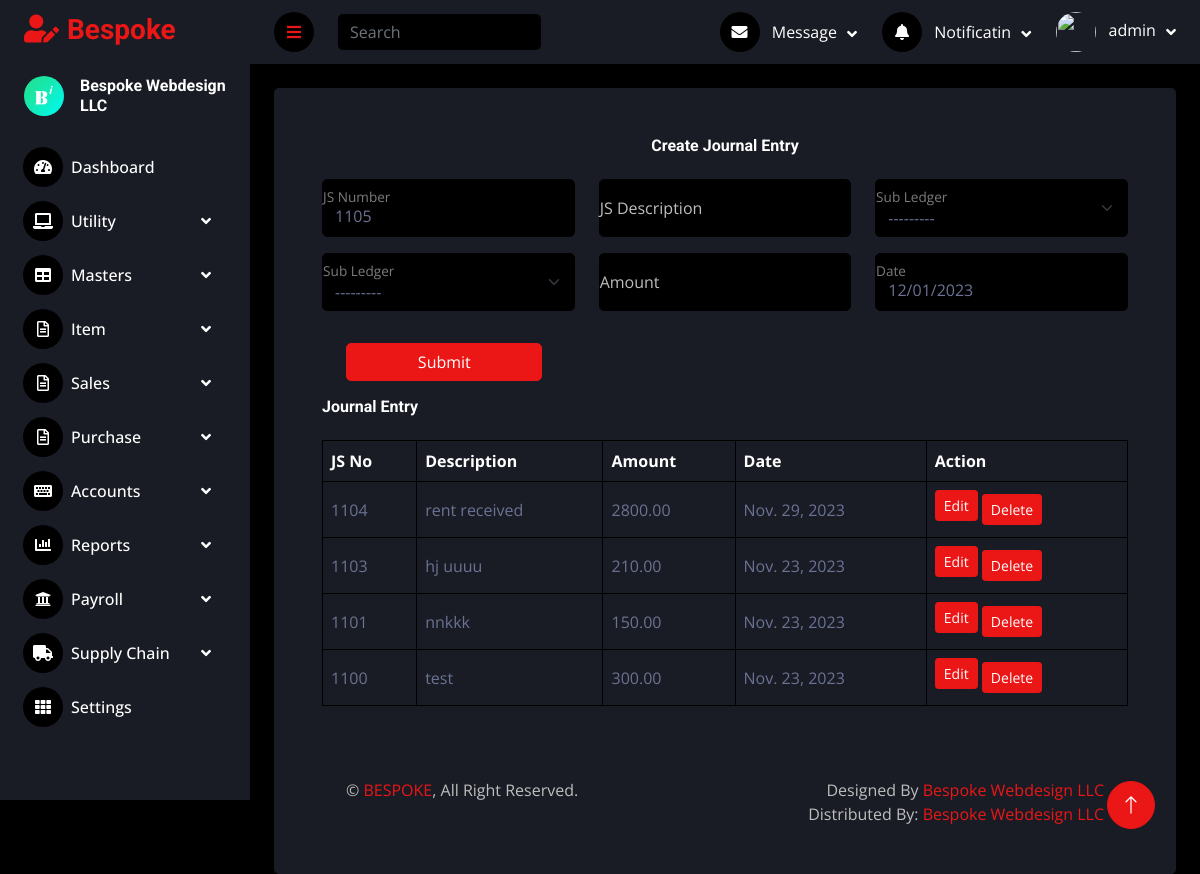
/accounting/journal_entry/view_all (signed in), run on the app's committed database.
### company/models.py (models this page shows, shortened)
class Company(models.Model):
    name=models.CharField(max_length=70, null=False, blank=False)
    address=models.CharField(max_length=70, null=False, blank=False)
    phone=models.CharField(max_length=70, null=False, blank=False)
    trn_number=models.CharField(max_length=70, null=False, blank=False)
    letter_header = models.ImageField(null=True,blank=True)
    letter_footer = models.ImageField(null=True,blank=True)
    logo = models.ImageField(null=True,blank=True)

### accounting/models.py (models this page shows, shortened)
class Daybook(models.Model):
    company=models.ForeignKey(Company,on_delete=models.PROTECT)
    user=models.ForeignKey(User,on_delete=models.PROTECT)
    js_number=models.IntegerField()
    js_date=models.DateField(default=datetime.date.today)
    js_description=models.CharField(max_length=200)
    manual_voucher_no=models.CharField(max_length=200,null=True,blank=True)
    if_manual_entry=models.BooleanField(default=False)
    credit_sl=models.ForeignKey(SubLedger,on_delete=models.PROTECT,related_name="credit")
    debit_sl=models.ForeignKey(SubLedger,on_delete=models.PROTECT,related_name="debit")
    js_amount=models.DecimalField(decimal_places=2, max_digits=15)
    if_multiple_journal=models.BooleanField(default=False)
    ref_number=models.IntegerField(null=True,blank=True)
    multiple_journal_no=models.IntegerField(null=True,blank=True)
    employee=models.ForeignKey(Employee,on_delete=models.PROTECT,null=True,blank=True)
    transaction_type=models.CharField(max_length=10,blank=True,null=True)
    bank_book_no=models.IntegerField(null=True,blank=True)
    created_time=models.DateTimeField(auto_now_add=True)

### accounting/views.py (the view, shortened to what this page needs)
# urls.py: path('journal_entry/view_all', views.journalEntry, name='journal_entry_all'),
def journalEntry(request):
    context={}
    company=getLoginCompany(request.user)
    cash_book = Daybook.objects.filter(company=company).order_by('-id')
    journalForm=JournalEntryForm
    context['jeForm']=journalForm
    context['cash_book']=cash_book
    context['je_no'] = Daybook.objects.filter(company=company).aggregate(Max('js_number'))['js_number__max']
    if not context['je_no']:
        context['je_no'] = 1100
    else:
        context['je_no'] += 1
    return render(request,'journalEntry/index.html',context)

### accounting/templates/journalEntry/index.html (shortened to what this page needs)
{% extends 'base.html' %}
{% load static %}
{% block content %}
<div class="container-fluid pt-4 px-4">
    <div class="bg-secondary text-center rounded p-4">
        <div class="col-sm-12 col-xl-12">
            <div class="bg-secondary rounded h-100 p-4">
                <h6 class="mb-4">Create Journal Entry</h6>
                <form method="post">
                    <div class="row">
                        <div class="form-floating mb-3 col-md-4">
                            <input type="number" value="{{je_no}}" class="form-control" placeholder="Receipt Number"
                                readonly>
                            <label for="floatingInput">JS Number</label>
                        </div>
                        <div class="form-floating mb-3 col-md-4">
                            {{jeForm.js_description}}
                            <label for="floatingInput">JS Description</label>
                        </div>
                        <div class="form-floating mb-3 col-md-4">
                            {{jeForm.credit_sl}}
                            <label for="floatingInput">Sub Ledger</label>
                        </div>
                        <div class="form-floating mb-3 col-md-4">
                            {{jeForm.debit_sl}}
                            <label for="floatingInput">Sub Ledger</label>
                        </div>
                        <div class="form-floating mb-3 col-md-4">
                            {{jeForm.js_amount}}
                            <label for="floatingInput">Amount</label>
                        </div>
                        <div class="form-floating mb-3 col-md-4">
                            {{jeForm.js_date}}
                            <label for="floatingInput">Date</label>
                        </div>
                        <div class="row">
                            <div class="mb-3 mt-3 col-md-4">
                                <button type="submit" class="btn btn-primary full-width">Submit</button>
                            </div>
                        </div>
                    </div>
                </form>
                {% if je_no %}
                <div class="d-flex align-items-center justify-content-between mb-4">
                    <h6 class="mb-0">Journal Entry</h6>
                </div>
                <div class="table-responsive">
                    <table class="table text-start align-middle table-bordered table-hover mb-0">
                        <thead>
                            <tr class="text-white">
                                <th scope="col">JS No</th>
                                <th scope="col">Description</th>
                                <th scope="col">Amount</th>
                                <th scope="col">Date</th>
                                <th scope="col">Action</th>
                            </tr>
                        </thead>
                        <tbody>
                            {% if cash_book %}
                            {% for je in cash_book %}
                            <tr>
                                <td>{{je.js_number}}</td>
                                <td>{{je.js_description}}</td>
                                <td>{{je.js_amount}}</td>
                                <td>{{je.js_date}}</td>
                                <td><a class="btn btn-sm btn-primary mr-2 mb-2"
                                    href="{% url 'accounting:je_edit' pk=je.pk %}">Edit</a>
                                    <a class="btn btn-sm btn-primary" href="{% url 'accounting:je_delete' pk=je.pk %}"
                                    onclick="return confirm('Are you sure you want to delete this Journal Entry?');">Delete</a>
                            </td>
                            </tr>
                            {% endfor %}
                            {% else %}
                            <tr>
                                <td colspan="9"><strong>Currently No Journal Entry Created..!</strong></td>
                            </tr>
                            {% endif %}
                        </tbody>
                    </table>
                </div>
                {% endif %}
            </div>
        </div>
        {% endblock %}

### templates/base.html (shortened to what this page needs)
{% load static %}
<!DOCTYPE html>
<html lang="en">
<head>
    <link href="{% static 'cdn/cdnjs.cloudflare.com/ajax/libs/font-awesome/5.10.0/css/all.min.css' %}" rel="stylesheet">
    <link href="{% static 'cdn/cdn.jsdelivr.net/npm/bootstrap-icons%401.4.1/font/bootstrap-icons.css' %}"
        rel="stylesheet">
    <link href="{% static 'lib/owlcarousel/assets/owl.carousel.min.css' %}" rel="stylesheet">
    <link href="{% static 'lib/tempusdominus/css/tempusdominus-bootstrap-4.min.css' %}" rel="stylesheet" />
    <link href="{% static 'css/bootstrap.min.css' %}" rel="stylesheet">
    <link href="{% static 'css/style.css' %}" rel="stylesheet">
    <link rel="stylesheet" href="{% static 'datatable/datatables.min.css' %}">
    <link rel="stylesheet" href="https://cdn.datatables.net/responsive/2.2.9/css/responsive.dataTables.min.css">
</head>
<body>
    <div class="container-fluid position-relative d-flex p-0">
        <div class="sidebar pe-4 pb-3">
            <nav class="navbar bg-secondary navbar-dark">
                <a href="{% url 'dashboard:index' %}" class="navbar-brand mx-4 mb-3">
                    <h3 class="text-primary"><i class="fa fa-user-edit me-2"></i>Bespoke</h3>
                </a>
                <div class="d-flex align-items-center ms-4 mb-4">
                    <div class="position-relative">
                        <img class="rounded-circle" src="{{company.logo.url}}" alt=""
                            style="width: 40px; height: 40px;">
                    </div>
                    <div class="ms-3">
                        <h6 class="mb-0">{{company.name}}</h6>
                    </div>
                </div>
                <div class="navbar-nav w-100">
                    <a href="{% url 'dashboard:index' %}"
                        {% if request.resolver_match.url_name == 'index' %}class="nav-item nav-link active"
                        {% else %}class="nav-item nav-link" {% endif %}><i
                            class="fa fa-tachometer-alt me-2"></i>Dashboard</a>
                    <div class="nav-item dropdown">
                        <a href="#" class="nav-link dropdown-toggle" data-bs-toggle="dropdown"><i
                                class="fa fa-laptop me-2"></i>Utility</a>
                    </div>
                    <div class="nav-item dropdown">
                        <a href="#" class="nav-link dropdown-toggle" data-bs-toggle="dropdown"><i
                                class="fa fa-table me-2"></i>Masters</a>
                    </div>
                    <div class="nav-item dropdown">
                        <a href="#" class="nav-link dropdown-toggle" data-bs-toggle="dropdown"><i
                                class="far fa-file-alt me-2"></i>Item</a>
                    </div>
                    <div class="nav-item dropdown">
                        <a href="#" class="nav-link dropdown-toggle" data-bs-toggle="dropdown"><i
                                class="far fa-file-alt me-2"></i>Sales</a>
                    </div>
                    <div class="nav-item dropdown">
                        <a href="#" class="nav-link dropdown-toggle" data-bs-toggle="dropdown"><i
                                class="far fa-file-alt me-2"></i>Purchase</a>
                    </div>
                    <div class="nav-item dropdown">
                        <a href="#" class="nav-link dropdown-toggle" data-bs-toggle="dropdown"><i
                                class="fa fa-keyboard me-2"></i>Accounts</a>
                    </div>
                    <div class="nav-item dropdown">
                        <a href="#" class="nav-link dropdown-toggle" data-bs-toggle="dropdown"><i
                                class="fa fa-chart-bar me-2"></i>Reports</a>
                    </div>
                    <div class="nav-item dropdown">
                        <a href="#" class="nav-link dropdown-toggle" data-bs-toggle="dropdown"><i
                                class="fa fa-university me-2"></i>Payroll</a>
                    </div>
                    <div class="nav-item dropdown">
                        <a href="#" class="nav-link dropdown-toggle" data-bs-toggle="dropdown"><i
                                class="fa fa-truck me-2"></i>Supply Chain</a>
                    </div>
                    <a href="widget.html" class="nav-item nav-link"><i class="fa fa-th me-2"></i>Settings</a>
                </div>
            </nav>
        </div>
        <div class="content">
            <nav class="navbar navbar-expand bg-secondary navbar-dark sticky-top px-4 py-0">
                <a href="#" class="sidebar-toggler flex-shrink-0">
                    <i class="fa fa-bars"></i>
                </a>
                <form class="d-none d-md-flex ms-4">
                    <input class="form-control bg-dark border-0" type="search" placeholder="Search">
                </form>
                <div class="navbar-nav align-items-center ms-auto">
                    <div class="nav-item dropdown">
                        <a href="#" class="nav-link dropdown-toggle" data-bs-toggle="dropdown">
                            <i class="fa fa-envelope me-lg-2"></i>
                            <span class="d-none d-lg-inline-flex">Message</span>
                        </a>
                    </div>
                    <div class="nav-item dropdown">
                        <a href="#" class="nav-link dropdown-toggle" data-bs-toggle="dropdown">
                            <i class="fa fa-bell me-lg-2"></i>
                            <span class="d-none d-lg-inline-flex">Notificatin</span>
                        </a>
                    </div>
                    <div class="nav-item dropdown">
                        <a href="#" class="nav-link dropdown-toggle" data-bs-toggle="dropdown">
                            <img class="rounded-circle me-lg-2" src="{{avatar.url}}" alt=""
                                style="width: 40px; height: 40px;">
                            <span class="d-none d-lg-inline-flex">{{user.username}}</span>
                        </a>
                    </div>
                </div>
            </nav>
            {% block content%}
            {% endblock %}
            <div class="container-fluid pt-4 px-4">
                <div class="bg-secondary rounded-top p-4">
                    <div class="row">
                        <div class="col-12 col-sm-6 text-center text-sm-start">
                            &copy; <a href="#">BESPOKE</a>, All Right Reserved.
                        </div>
                        <div class="col-12 col-sm-6 text-center text-sm-end">
                            Designed By <a href="https://bespokewebdesignllc.com/">Bespoke Webdesign LLC</a>
                            <br>Distributed By: <a href="https://bespokewebdesignllc.com/" target="_blank">Bespoke
                                Webdesign LLC</a>
                        </div>
                    </div>
                </div>
            </div>
        </div>
        <a href="#" class="btn btn-lg btn-primary btn-lg-square back-to-top"><i class="bi bi-arrow-up"></i></a>
    </div>
</body>
</html>

### data on the page
Company: logo (picture), name "Bespoke Webdesign LLC"
Daybook: js_number "1104", js_description "rent received", js_amount "2800.00", js_date "Nov. 29, 2023"
Daybook: js_number "1103", js_description "hj uuuu", js_amount "210.00", js_date "Nov. 23, 2023"
Daybook: js_number "1101", js_description "nnkkk", js_amount "150.00", js_date "Nov. 23, 2023"
Daybook: js_number "1100", js_description "test", js_amount "300.00", js_date "Nov. 23, 2023"

### other printed values
{{ user.username }} "admin"
